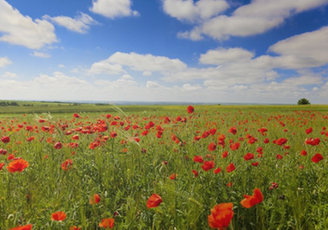
#> input picture meadow.png, 328 x 230 px
$ python goruntu-temelleri.py
#> lines starting #> are read from the running program, lines starting #| are printed output that depends on the picture; after the words box and inside, x2 and y2 are one past the last pixel; in counts of white or black regions, pixels touching at a corner belong together
import cv2
img=cv2.imread('meadow.png') #imread fonksiyonu dosyamızda bulunan fotografı okur ve okudugu bu degeri img isimli değişkene atar
#> img is the input picture: shape (230, 328, 3); mean B, G, R 107.4, 131.3, 132.8
img2=cv2.imread('meadow.png',0)#fotografı gri şekilde kaydeder
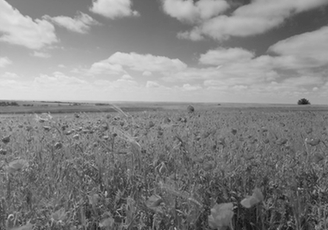
#> img2: shape (230, 328); min 21, max 231, mean 132.3
cv2.imshow('cayir',img) #imshow fonksiyonu fotoğrafı ekranda gösterir
print("renkli görüntü boyutu: "+str(img.shape))
#| renkli görüntü boyutu: (230, 328, 3)
cv2.imshow('cayir2',img2)
print("gri renkli görüntü boyutu: "+str(img2.shape))
#| gri renkli görüntü boyutu: (230, 328)
print(str(img.item(100,100,0))) #blue ,100*100 lük pikselde mavi degeri->211
#| 211
print(str(img.item(100,100,1))) #green ,100*100 lük pikselde yeşil degeri->206
#| 206
print(str(img.item(100,100,2))) #red, 100*100 lük pikselde kırmızı degeri->198
#| 198
#bu üç degeri topladıgımızda 100*100lük alandaki renk tonunu buluruz

#100*100 lük alanı beyazlaştırma
img.itemset((100,100,0),255)
#> img: shape (230, 328, 3); under 0.01% of pixels changed, all inside (x1, y1, x2, y2) = (100, 100, 101, 101)
img.itemset((100,100,1),255)
#> img: shape (230, 328, 3); mean B, G, R 107.4, 131.3, 132.8
img.itemset((100,100,2),255)
#> img: shape (230, 328, 3); mean B, G, R 107.4, 131.3, 132.8
cv2.imshow('img',img)
#kanalları ayrıştırma:
blue=img[:,:,0]
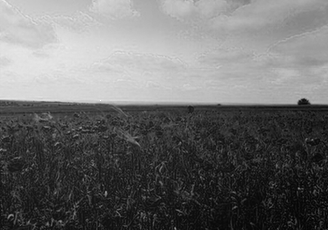
#> blue: shape (230, 328); min 1, max 255, mean 107.4
green=img[:,:,1]
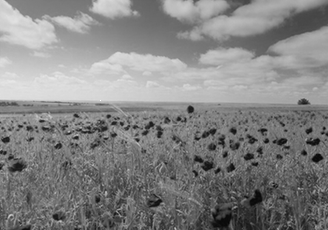
#> green: shape (230, 328); min 6, max 255, mean 131.3
red=img[:,:,2]
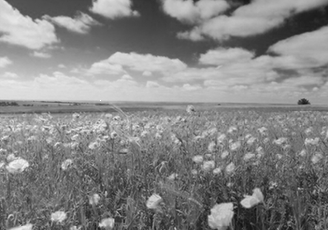
#> red: shape (230, 328); min 12, max 255, mean 132.8
cv2.imshow('blue',blue)
cv2.imshow('green',green)
cv2.imshow('red',red)
#img[:,:,0]=255
#cv2.imshow('img',img)

#fotoğrafın bir kısmını kesme:
ROI=img[170:200,200:250] #ilk bileşen y ekseni
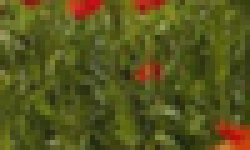
#> ROI: shape (30, 50, 3) (shown 5 times larger); mean B, G, R 29, 85.8, 86.6
cv2.imshow('roi',ROI)
#kestiğimiz kısmı tekrar fotografa yapıştırma
img[200:230,200:250]=ROI
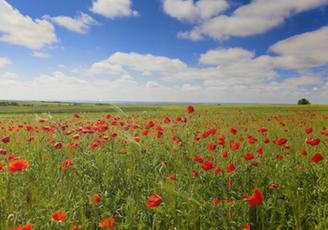
#> img: shape (230, 328, 3); mean B, G, R 107.6, 131.9, 132.5
cv2.imshow('eklenmis hali',img)

#fotografı yeniden boyutlandırma:
img_resize=cv2.resize(img,(500,500))
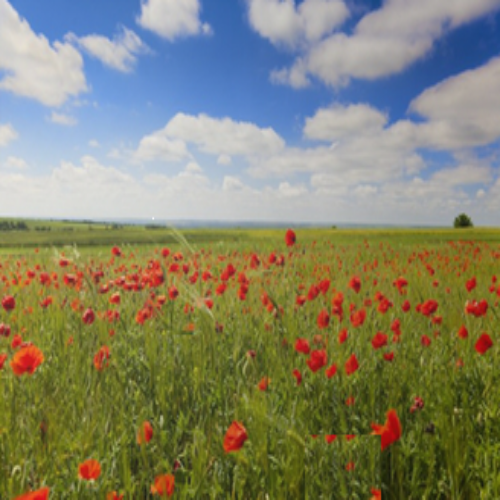
#> img_resize: shape (500, 500, 3); mean B, G, R 107.5, 131.8, 132.3
cv2.imshow('resize',img_resize)


cv2.waitKey(0)
cv2.destroyAllWindows()
